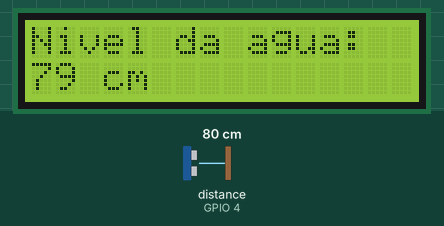
Simulated run of this sketch. Board: ESP32. Parts: 16×2 character LCD. Wiring (from diagram.json): ultrasonic range finder: trigger GPIO 2; echo GPIO 4. The test bench sets the inputs (shaded band); at power-on: distance to the obstacle (sensor on GPIO 4) 80 cm. The echo pulse lasts 58.3 µs per cm; WiFi joins after 1.5 s; servers stay silent unless stated; no MQTT or app messages arrive unless stated; what the sketch prints to the serial monitor is not drawn.

Above: at 2.7 s.
2.8 s: distance to the obstacle (sensor on GPIO 4) set to 2 cm
At 5.0 s:
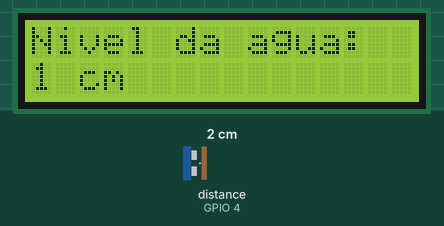
5.5 s: distance to the obstacle (sensor on GPIO 4) set to 4 cm
At 6.1 s:
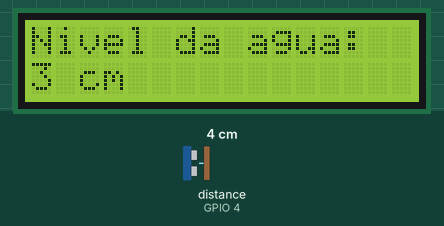
8.2 s: distance to the obstacle (sensor on GPIO 4) set to 9 cm
At 10.8 s:
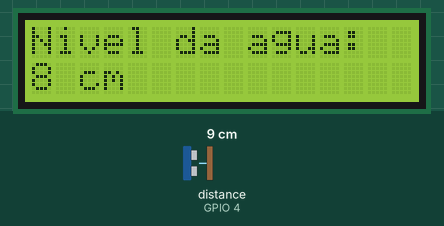
Timing chart, 0 to 12.3 s (numbered marks = the images above; inputs shaded):
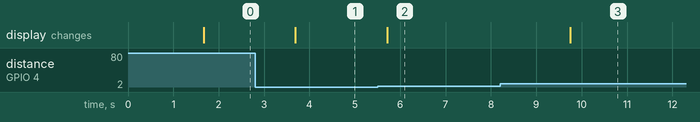

Measured:
- after the input at 2.8 s, the display: changes after 0.89 s (image 1)
- after the input at 5.5 s, the display: changes after 0.21 s (image 2)
- after the input at 8.2 s, the display: changes after 1.6 s (image 3)

The sketch:

sketch.ino
```cpp
#include <WiFi.h>
#include <PubSubClient.h>
#include <LiquidCrystal_I2C.h> // Biblioteca para LCD I2C
#include <Wire.h> // Biblioteca para comunicação I2C

// Definições do sensor ultrassônico
#define TRIG_PIN 2
#define ECHO_PIN 4

// Definições do LCD I2C
#define LCD_ADDRESS 0x27
#define LCD_COLUMNS 16
#define LCD_ROWS 2
LiquidCrystal_I2C lcd(LCD_ADDRESS, LCD_COLUMNS, LCD_ROWS);

// Definições do Wi-Fi
const char* ssid = "Wokwi-GUEST";
const char* password = "";

// Definições do MQTT
const char* mqtt_server = "broker.hivemq.com";
const int mqtt_port = 1883;
const char* mqtt_topic = "nivel_agua";

WiFiClient espClient;
PubSubClient client(espClient);

void setup() {
    Serial.begin(115200);
    pinMode(TRIG_PIN, OUTPUT);
    pinMode(ECHO_PIN, INPUT);

    Wire.begin();
    lcd.init();
    lcd.backlight();
    lcd.setCursor(0, 0);
    lcd.print("Nivel da agua:");

    setup_wifi();
    client.setServer(mqtt_server, mqtt_port);
}

void setup_wifi() {
    delay(10);
    Serial.println();
    Serial.print("Conectando-se a ");
    Serial.println(ssid);

    WiFi.begin(ssid, password);

    while (WiFi.status() != WL_CONNECTED) {
        delay(500);
        Serial.print(".");
    }

    Serial.println("");
    Serial.println("WiFi conectado");
    Serial.println("Endereço IP: ");
    Serial.println(WiFi.localIP());
}

void reconnect() {
    while (!client.connected()) {
        Serial.print("Tentando conexão MQTT...");

        String clientId = "ESP32Client-";
        clientId += String(WiFi.macAddress());
        if (client.connect(clientId.c_str())) {
            Serial.println("Conectado ao MQTT");
        } else {
            Serial.print("falhou, rc=");
            Serial.print(client.state());
            Serial.println(" tentando novamente em 5 segundos");
            delay(5000);
        }
    }
}

void loop() {
    if (!client.connected()) {
        reconnect();
    }
    client.loop();

    long duration;
    float distance_float_intermediate;
    long distance_corrected;

    // Realiza a leitura do sensor ultrassônico
    digitalWrite(TRIG_PIN, LOW);
    delayMicroseconds(2);
    digitalWrite(TRIG_PIN, HIGH);
    delayMicroseconds(10);
    digitalWrite(TRIG_PIN, LOW);
    duration = pulseIn(ECHO_PIN, HIGH);

    // Calcula a distância usando ponto flutuante para maior precisão
    if (duration > 0) {
        distance_float_intermediate = (float)duration / 58.2f;
        distance_corrected = (long)distance_float_intermediate - 1;


        if (distance_corrected < 0) {
            distance_corrected = 0;
        }

    } else {
        distance_corrected = 0;
        Serial.println("Erro na leitura do sensor.");
    }


    Serial.print("Distância: ");
    Serial.print(distance_corrected);
    Serial.println(" cm");

    // Exibe o nível no LCD I2C
    lcd.setCursor(0, 1);
    lcd.print("                ");
    lcd.setCursor(0, 1);
    lcd.print(distance_corrected);
    lcd.print(" cm");

    // Envia dados para o MQTT
    char msgBuffer[10];
    sprintf(msgBuffer, "%ld", distance_corrected);

    if (client.publish(mqtt_topic, msgBuffer)) {
        Serial.println("Mensagem MQTT publicada com sucesso!");
    } else {
        Serial.println("Falha ao publicar mensagem MQTT.");
    }

    delay(2000);
}
```
